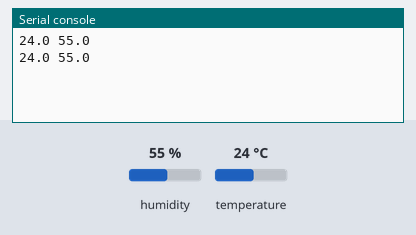
Recording of a program running on a simulated MicroPython board. Shown: the last lines printed to the serial console. The test bench sets the inputs (shaded band); at power-on: humidity 55 %, temperature 24 °C.

Above: at 1.2 s.
1.3 s: humidity set to 22 %
At 2.4 s:
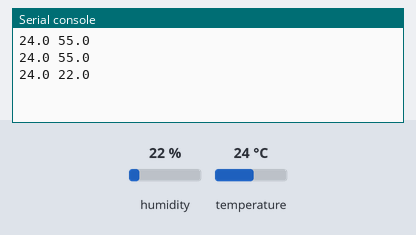
2.8 s: temperature set to 12 °C
At 3.9 s:
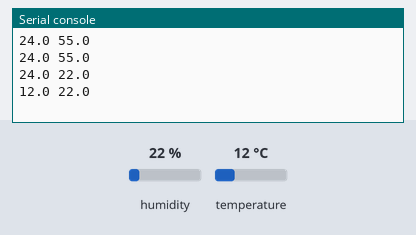
4.3 s: humidity set to 40 %
At 6.0 s:
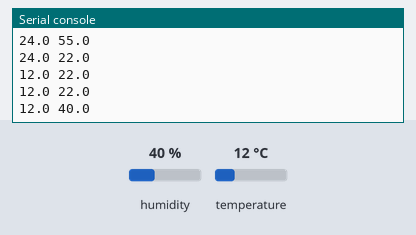
Timing chart, 0 to 7.5 s (numbered marks = the images above; inputs shaded):
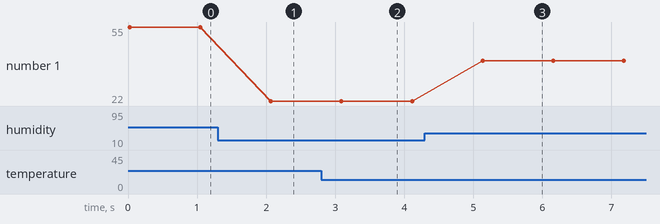

Measured:
- after the input at 1.3 s, the serial console: prints a new line after 0.77 s (image 1)
- after the input at 2.8 s, the serial console: prints a new line after 0.29 s (image 2)
- after the input at 4.3 s, the serial console: prints a new line after 0.83 s (image 3)
- plotted number 1: 55 → 22 after the input at 1.3 s, 22 → 40 after the input at 4.3 s

The program:

ex08_dht_sensor_basic.py
```python
# Example 8: Basic DHT Sensor

import dht
from machine import Pin  # Required for dht library
from time import sleep

sensor = dht.DHT22(Pin(15))

while True:
  sensor.measure()
  print(sensor.temperature(),sensor.humidity())
  sleep(1)
```
